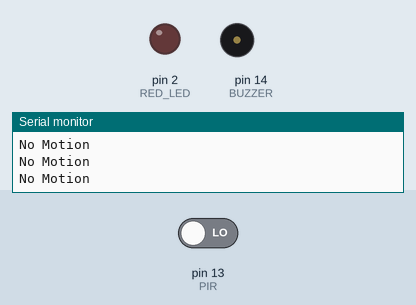
A sketch run on a simulated Arduino Uno, built with avr-gcc and run on an emulated ATmega328P. Parts: output pins drawn as LEDs (lit = HIGH), buzzer (waves = sounding), the last lines printed to the serial monitor. Inputs (shaded band) come from the test bench; at power-on: pin 13 (PIR) LOW.

Above: at 1.8 s.
1.9 s: pin 13 (PIR) driven HIGH
At 2.4 s:
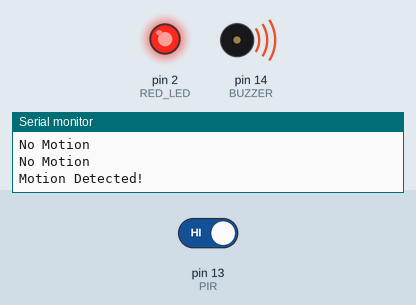
4.9 s: pin 13 (PIR) driven LOW
At 6.4 s:
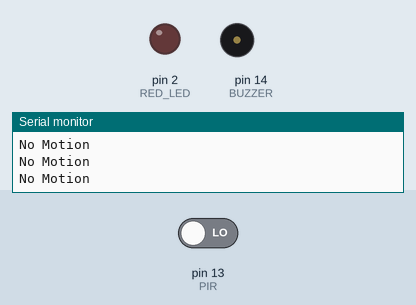
Timing chart, 0 to 7.9 s (numbered marks = the images above; inputs shaded):
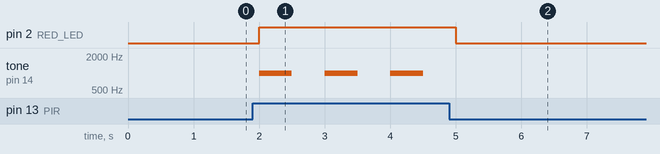

The sketch:

P10.ino
```cpp
#define PIR 13
#define RED_LED 2
#define BUZZER 14

bool motion = false;

void setup() {
  Serial.begin(115200);

  pinMode(PIR, INPUT);
  pinMode(RED_LED, OUTPUT);
  pinMode(BUZZER, OUTPUT);

  digitalWrite(RED_LED, LOW);
  digitalWrite(BUZZER, LOW);

  Serial.println("Motion Security System");
}

void loop() {

  motion = digitalRead(PIR);

  if (motion) {

    Serial.println("Motion Detected!");

    digitalWrite(RED_LED, HIGH);

    tone(BUZZER, 1000);
    delay(500);
    noTone(BUZZER);

  } else {

    Serial.println("No Motion");

    digitalWrite(RED_LED, LOW);
    noTone(BUZZER);
  }

  delay(500);
}
```

Measured:
- after the input at 1.9 s, pin 2 (RED_LED): LOW → HIGH after 0.10 s; tone on pin 14 (BUZZER): alternates 1000 Hz for 0.50 s and silent for 0.50 s, starting after 0.10 s
- after the input at 4.9 s, pin 2 (RED_LED): HIGH → LOW after 0.10 s; tone on pin 14 (BUZZER): stops changing and stays silent
